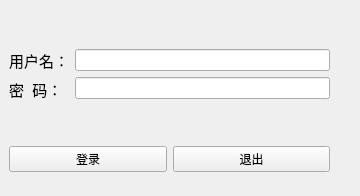
<?xml version="1.0" encoding="UTF-8"?>
<ui version="4.0">
 <class>MainWindow</class>
 <widget class="QMainWindow" name="MainWindow">
  <property name="geometry">
   <rect>
    <x>0</x>
    <y>0</y>
    <width>360</width>
    <height>196</height>
   </rect>
  </property>
  <property name="windowTitle">
   <string>系统登录</string>
  </property>
  <widget class="QWidget" name="centralwidget">
   <widget class="QWidget" name="">
    <property name="geometry">
     <rect>
      <x>9</x>
      <y>10</y>
      <width>321</width>
      <height>201</height>
     </rect>
    </property>
    <layout class="QGridLayout" name="gridLayout">
     <item row="0" column="0">
      <layout class="QHBoxLayout" name="horizontalLayout">
       <item>
        <layout class="QVBoxLayout" name="verticalLayout_2">
         <item>
          <widget class="QLabel" name="label_2">
           <property name="font">
            <font>
             <pointsize>11</pointsize>
            </font>
           </property>
           <property name="text">
            <string>用户名：</string>
           </property>
          </widget>
         </item>
         <item>
          <widget class="QLabel" name="label_3">
           <property name="font">
            <font>
             <pointsize>11</pointsize>
            </font>
           </property>
           <property name="text">
            <string>密  码：</string>
           </property>
          </widget>
         </item>
        </layout>
       </item>
       <item>
        <layout class="QVBoxLayout" name="verticalLayout">
         <item>
          <widget class="QLineEdit" name="editName"/>
         </item>
         <item>
          <widget class="QLineEdit" name="editPwd">
           <property name="echoMode">
            <enum>QLineEdit::Password</enum>
           </property>
          </widget>
         </item>
        </layout>
       </item>
      </layout>
     </item>
     <item row="1" column="0">
      <layout class="QHBoxLayout" name="horizontalLayout_2">
       <item>
        <widget class="QPushButton" name="btnLogin">
         <property name="text">
          <string>登录</string>
         </property>
        </widget>
       </item>
       <item>
        <widget class="QPushButton" name="btnExit">
         <property name="text">
          <string>退出</string>
         </property>
        </widget>
       </item>
      </layout>
     </item>
    </layout>
   </widget>
  </widget>
 </widget>
 <resources>
  <include location="img.qrc"/>
 </resources>
 <connections>
  <connection>
   <sender>btnExit</sender>
   <signal>clicked()</signal>
   <receiver>MainWindow</receiver>
   <slot>close()</slot>
   <hints>
    <hint type="sourcelabel">
     <x>305</x>
     <y>169</y>
    </hint>
    <hint type="destinationlabel">
     <x>352</x>
     <y>157</y>
    </hint>
   </hints>
  </connection>
  <connection>
   <sender>editPwd</sender>
   <signal>returnPressed()</signal>
   <receiver>MainWindow</receiver>
   <slot>close()</slot>
   <hints>
    <hint type="sourcelabel">
     <x>218</x>
     <y>82</y>
    </hint>
    <hint type="destinationlabel">
     <x>179</x>
     <y>97</y>
    </hint>
   </hints>
  </connection>
 </connections>
</ui>
